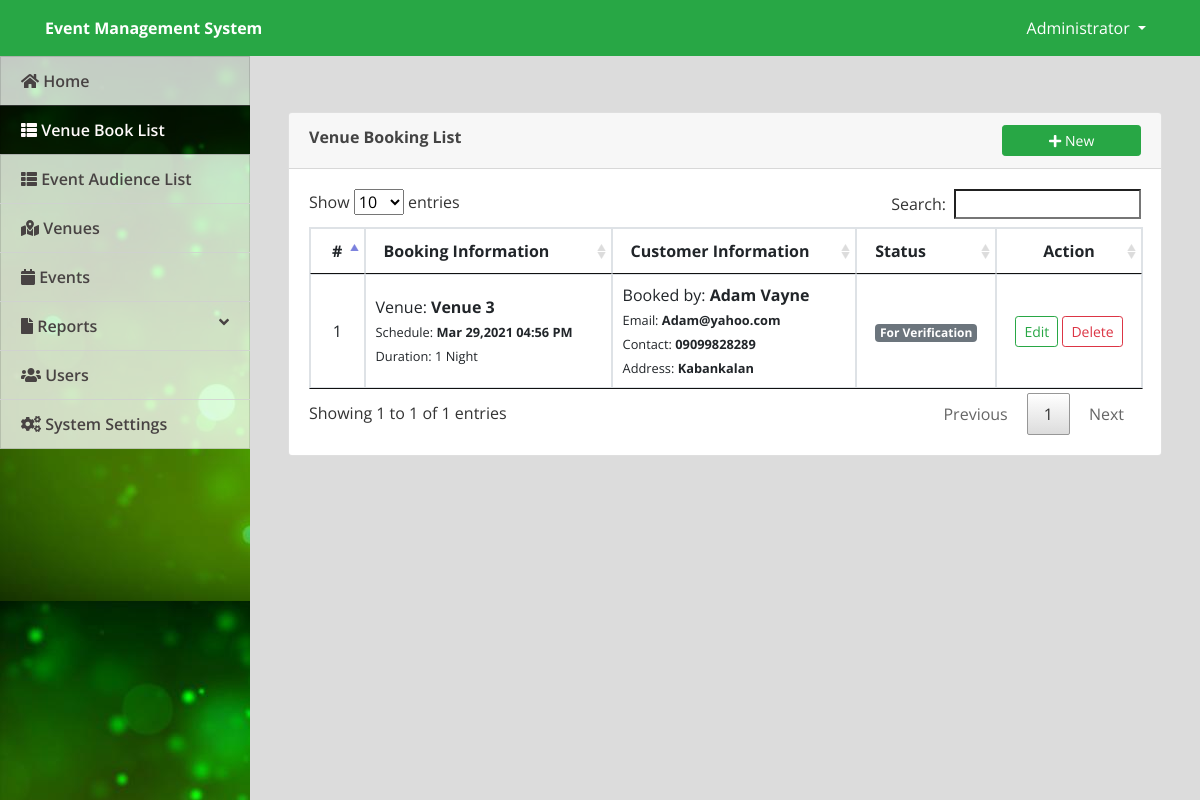
/admin/index.php?page=booking (signed in), run on the app's committed database.
### tables this page shows
CREATE TABLE `venue_booking` (
  `id` int(30) NOT NULL,
  `name` text NOT NULL,
  `address` text NOT NULL,
  `email` varchar(100) NOT NULL,
  `contact` varchar(100) NOT NULL,
  `venue_id` int(30) NOT NULL,
  `duration` varchar(100) NOT NULL,
  `datetime` datetime NOT NULL,
  `status` tinyint(1) NOT NULL DEFAULT '0' COMMENT '0-for verification,1=confirmed,2=canceled'
);

CREATE TABLE `venue` (
  `id` int(30) NOT NULL,
  `venue` text NOT NULL,
  `address` text NOT NULL,
  `description` text NOT NULL,
  `rate` float NOT NULL
);

### admin/booking.php (the view, shortened to what this page needs)
<?php include('db_connect.php');?>
<div class="container-fluid">
	<div class="col-lg-12">
		<div class="row">
			<div class="col-md-12">
				<div class="card">
					<div class="card-header">
						<b>Venue Booking List</b>
						<span class="">
							<button class="btn btn-success btn-block btn-sm col-sm-2 float-right" type="button" id="new_book">
					<i class="fa fa-plus"></i> New</button>
				</span>
					</div>
					<div class="card-body">
						<table class="table table-bordered table-condensed table-hover">
							<thead>
								<tr>
									<th class="text-center">#</th>
									<th class="">Booking Information</th>
									<th class="">Customer Information</th>
									<th class="">Status</th>
									<th class="text-center">Action</th>
								</tr>
							</thead>
							<tbody>
								<?php
								$i = 1;
								$booking = $conn->query("SELECT b.*,v.venue from venue_booking b inner join venue v on v.id = b.venue_id");
								while($row=$booking->fetch_assoc()):
								?>
								<tr>
									<td class="text-center"><?php echo $i++ ?></td>
									<td class="">
										 <p>Venue: <b><?php echo ucwords($row['venue']) ?></b></p>
										 <p><small>Schedule: <b><?php echo date("M d,Y h:i A",strtotime($row['datetime'])) ?></b></small></p>
										 <p><small>Duration: <?php echo ucwords($row['duration']) ?></small></p>
									</td>
									<td class="">
										 <p>Booked by: <b><?php echo  ucwords($row['name']) ?></b></p>
										 <p><small>Email: <b><?php echo  ucwords($row['email']) ?></b></small></p>
										 <p><small>Contact: <b><?php echo  ucwords($row['contact']) ?></b></small></p>
										 <p><small>Address: <b><?php echo  ucwords($row['address']) ?></b></small></p>
									</td>
									<td class="text-center">
										 <?php if($row['status'] == 0): ?>
										 	<span class="badge badge-secondary">For Verification</span>
										 <?php elseif($row['status'] == 1): ?>
										 	<span class="badge badge-success">Confirmed</span>
										<?php elseif($row['status'] == 2): ?>
										 	<span class="badge badge-danger">Cancelled</span>
										 <?php endif; ?>
									</td>
									<td class="text-center">
										<button class="btn btn-sm btn-outline-success edit_book" type="button" data-id="<?php echo $row['id'] ?>" >Edit</button>
										<?php if(in_array($row['status'],array(0,2))): ?>
										<button class="btn btn-sm btn-outline-danger delete_book" type="button" data-id="<?php echo $row['id'] ?>">Delete</button>
										 <?php endif; ?>
									</td>
								</tr>
								<?php endwhile; ?>
							</tbody>
						</table>
					</div>
				</div>
			</div>
		</div>
	</div>
</div>

### admin/assets/css/style.css (style rules this page uses)
body { font-family: "Open Sans", sans-serif; color: #444444; width: 100%; height: calc(100%); }

### admin/index.php (style rules this page uses)
body { background: #80808045; }

### admin/booking.php (style rules this page uses)
td { vertical-align: middle !important; }
td p { margin: unset }

### data on the page
venue_booking: venue.venue "Venue 3", datetime "Mar 29,2021 04:56 PM", duration "1 Night", name "Adam Vayne", email "Adam@yahoo.com", contact "09099828289", address "Kabankalan", status "For Verification"

### other printed values
$_SESSION['system']['name'] "Event Management System"
$_SESSION['login_name'] "Administrator"
